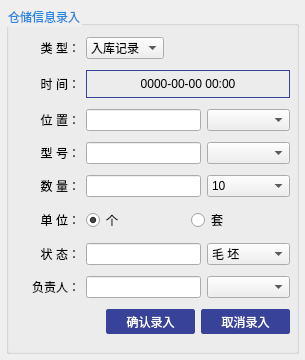
<?xml version="1.0" encoding="UTF-8"?>
<ui version="4.0">
 <class>streamrecordwindow</class>
 <widget class="QWidget" name="streamrecordwindow">
  <property name="geometry">
   <rect>
    <x>0</x>
    <y>0</y>
    <width>303</width>
    <height>360</height>
   </rect>
  </property>
  <property name="windowTitle">
   <string>Form</string>
  </property>
  <property name="styleSheet">
   <string notr="true">*{
font: 11pt &quot;等线&quot;;
}

QLabel#stream_timelabel2{
border: 1px solid #384299;
}

QGroupBox{
color: rgb(38, 133, 227);
}

QPushButton{
width:87px;
height:23px;
color: rgb(255, 255, 255);
border: 1px solid #384299;
border-radius: 2px;
background-color: #384299;
}

QPushButton:pressed{
color: #34fcfc;
background-color: #5d70ff;
}
</string>
  </property>
  <layout class="QGridLayout" name="gridLayout">
   <property name="leftMargin">
    <number>6</number>
   </property>
   <property name="topMargin">
    <number>6</number>
   </property>
   <property name="rightMargin">
    <number>6</number>
   </property>
   <property name="bottomMargin">
    <number>6</number>
   </property>
   <item row="0" column="1">
    <widget class="QGroupBox" name="stream_groupBox">
     <property name="title">
      <string>仓储信息录入</string>
     </property>
     <layout class="QVBoxLayout" name="verticalLayout">
      <property name="leftMargin">
       <number>6</number>
      </property>
      <property name="topMargin">
       <number>6</number>
      </property>
      <property name="rightMargin">
       <number>6</number>
      </property>
      <property name="bottomMargin">
       <number>6</number>
      </property>
      <item>
       <layout class="QHBoxLayout" name="horizontalLayout">
        <item>
         <widget class="QLabel" name="stream_kindlabel">
          <property name="minimumSize">
           <size>
            <width>65</width>
            <height>0</height>
           </size>
          </property>
          <property name="text">
           <string>类 型：</string>
          </property>
          <property name="alignment">
           <set>Qt::AlignRight|Qt::AlignTrailing|Qt::AlignVCenter</set>
          </property>
         </widget>
        </item>
        <item>
         <widget class="QComboBox" name="stream_kindcombox">
          <property name="minimumSize">
           <size>
            <width>74</width>
            <height>0</height>
           </size>
          </property>
          <item>
           <property name="text">
            <string>入库记录</string>
           </property>
          </item>
          <item>
           <property name="text">
            <string>出库记录</string>
           </property>
          </item>
          <item>
           <property name="text">
            <string>盘点记录</string>
           </property>
          </item>
         </widget>
        </item>
        <item>
         <spacer name="horizontalSpacer">
          <property name="orientation">
           <enum>Qt::Horizontal</enum>
          </property>
          <property name="sizeHint" stdset="0">
           <size>
            <width>40</width>
            <height>20</height>
           </size>
          </property>
         </spacer>
        </item>
       </layout>
      </item>
      <item>
       <layout class="QHBoxLayout" name="horizontalLayout_9">
        <item>
         <widget class="QLabel" name="stream_timelabel">
          <property name="maximumSize">
           <size>
            <width>65</width>
            <height>28</height>
           </size>
          </property>
          <property name="text">
           <string>时 间：</string>
          </property>
          <property name="alignment">
           <set>Qt::AlignRight|Qt::AlignTrailing|Qt::AlignVCenter</set>
          </property>
         </widget>
        </item>
        <item>
         <widget class="QLabel" name="stream_timelabel2">
          <property name="maximumSize">
           <size>
            <width>16777215</width>
            <height>28</height>
           </size>
          </property>
          <property name="text">
           <string>0000-00-00 00:00</string>
          </property>
          <property name="alignment">
           <set>Qt::AlignCenter</set>
          </property>
         </widget>
        </item>
       </layout>
      </item>
      <item>
       <layout class="QHBoxLayout" name="horizontalLayout_2">
        <item>
         <widget class="QLabel" name="stream_locationlabel">
          <property name="minimumSize">
           <size>
            <width>65</width>
            <height>0</height>
           </size>
          </property>
          <property name="text">
           <string>位 置：</string>
          </property>
          <property name="alignment">
           <set>Qt::AlignRight|Qt::AlignTrailing|Qt::AlignVCenter</set>
          </property>
         </widget>
        </item>
        <item>
         <widget class="QLineEdit" name="stream_locationtext">
          <property name="minimumSize">
           <size>
            <width>115</width>
            <height>0</height>
           </size>
          </property>
         </widget>
        </item>
        <item>
         <widget class="QComboBox" name="stream_locationcombox">
          <property name="minimumSize">
           <size>
            <width>83</width>
            <height>0</height>
           </size>
          </property>
         </widget>
        </item>
       </layout>
      </item>
      <item>
       <layout class="QHBoxLayout" name="horizontalLayout_3">
        <item>
         <widget class="QLabel" name="stream_modellabel">
          <property name="minimumSize">
           <size>
            <width>65</width>
            <height>0</height>
           </size>
          </property>
          <property name="text">
           <string>型 号：</string>
          </property>
          <property name="alignment">
           <set>Qt::AlignRight|Qt::AlignTrailing|Qt::AlignVCenter</set>
          </property>
         </widget>
        </item>
        <item>
         <widget class="QLineEdit" name="stream_modeltext">
          <property name="minimumSize">
           <size>
            <width>115</width>
            <height>0</height>
           </size>
          </property>
         </widget>
        </item>
        <item>
         <widget class="QComboBox" name="stream_modelcombox">
          <property name="minimumSize">
           <size>
            <width>83</width>
            <height>0</height>
           </size>
          </property>
         </widget>
        </item>
       </layout>
      </item>
      <item>
       <layout class="QHBoxLayout" name="horizontalLayout_4">
        <item>
         <widget class="QLabel" name="stream_quantitylabel">
          <property name="minimumSize">
           <size>
            <width>65</width>
            <height>0</height>
           </size>
          </property>
          <property name="text">
           <string>数 量：</string>
          </property>
          <property name="alignment">
           <set>Qt::AlignRight|Qt::AlignTrailing|Qt::AlignVCenter</set>
          </property>
         </widget>
        </item>
        <item>
         <widget class="QLineEdit" name="stream_quantitytext">
          <property name="minimumSize">
           <size>
            <width>115</width>
            <height>0</height>
           </size>
          </property>
         </widget>
        </item>
        <item>
         <widget class="QComboBox" name="stream_quantitycombox">
          <property name="minimumSize">
           <size>
            <width>83</width>
            <height>0</height>
           </size>
          </property>
          <item>
           <property name="text">
            <string>10</string>
           </property>
          </item>
          <item>
           <property name="text">
            <string>20</string>
           </property>
          </item>
          <item>
           <property name="text">
            <string>30</string>
           </property>
          </item>
          <item>
           <property name="text">
            <string>40</string>
           </property>
          </item>
          <item>
           <property name="text">
            <string>50</string>
           </property>
          </item>
          <item>
           <property name="text">
            <string>60</string>
           </property>
          </item>
          <item>
           <property name="text">
            <string>70</string>
           </property>
          </item>
          <item>
           <property name="text">
            <string>80</string>
           </property>
          </item>
          <item>
           <property name="text">
            <string>90</string>
           </property>
          </item>
          <item>
           <property name="text">
            <string>100</string>
           </property>
          </item>
         </widget>
        </item>
       </layout>
      </item>
      <item>
       <layout class="QHBoxLayout" name="horizontalLayout_8">
        <item>
         <widget class="QLabel" name="stream_unitlabel">
          <property name="minimumSize">
           <size>
            <width>65</width>
            <height>0</height>
           </size>
          </property>
          <property name="maximumSize">
           <size>
            <width>50</width>
            <height>16777215</height>
           </size>
          </property>
          <property name="text">
           <string>单 位：</string>
          </property>
          <property name="alignment">
           <set>Qt::AlignRight|Qt::AlignTrailing|Qt::AlignVCenter</set>
          </property>
         </widget>
        </item>
        <item>
         <widget class="QRadioButton" name="stream_unitbutton1">
          <property name="text">
           <string>个</string>
          </property>
          <property name="checked">
           <bool>true</bool>
          </property>
         </widget>
        </item>
        <item>
         <widget class="QRadioButton" name="stream_unitbutton2">
          <property name="text">
           <string>套</string>
          </property>
         </widget>
        </item>
       </layout>
      </item>
      <item>
       <layout class="QHBoxLayout" name="horizontalLayout_5">
        <item>
         <widget class="QLabel" name="stream_statelabel">
          <property name="minimumSize">
           <size>
            <width>65</width>
            <height>0</height>
           </size>
          </property>
          <property name="text">
           <string>状 态：</string>
          </property>
          <property name="alignment">
           <set>Qt::AlignRight|Qt::AlignTrailing|Qt::AlignVCenter</set>
          </property>
         </widget>
        </item>
        <item>
         <widget class="QLineEdit" name="stream_statetext">
          <property name="minimumSize">
           <size>
            <width>115</width>
            <height>0</height>
           </size>
          </property>
         </widget>
        </item>
        <item>
         <widget class="QComboBox" name="stream_statecombox">
          <property name="minimumSize">
           <size>
            <width>83</width>
            <height>0</height>
           </size>
          </property>
          <item>
           <property name="text">
            <string>毛 坯</string>
           </property>
          </item>
          <item>
           <property name="text">
            <string>半成品</string>
           </property>
          </item>
          <item>
           <property name="text">
            <string>成 品</string>
           </property>
          </item>
         </widget>
        </item>
       </layout>
      </item>
      <item>
       <layout class="QHBoxLayout" name="horizontalLayout_6">
        <item>
         <widget class="QLabel" name="stream_chargemanlabel">
          <property name="minimumSize">
           <size>
            <width>65</width>
            <height>0</height>
           </size>
          </property>
          <property name="text">
           <string>负责人：</string>
          </property>
          <property name="alignment">
           <set>Qt::AlignRight|Qt::AlignTrailing|Qt::AlignVCenter</set>
          </property>
         </widget>
        </item>
        <item>
         <widget class="QLineEdit" name="stream_chargemantext">
          <property name="minimumSize">
           <size>
            <width>115</width>
            <height>0</height>
           </size>
          </property>
         </widget>
        </item>
        <item>
         <widget class="QComboBox" name="stream_chargemancombox">
          <property name="minimumSize">
           <size>
            <width>83</width>
            <height>0</height>
           </size>
          </property>
         </widget>
        </item>
       </layout>
      </item>
      <item>
       <layout class="QHBoxLayout" name="horizontalLayout_7">
        <item>
         <spacer name="horizontalSpacer_2">
          <property name="orientation">
           <enum>Qt::Horizontal</enum>
          </property>
          <property name="sizeHint" stdset="0">
           <size>
            <width>40</width>
            <height>20</height>
           </size>
          </property>
         </spacer>
        </item>
        <item>
         <widget class="QPushButton" name="stream_confirmbutton">
          <property name="text">
           <string>确认录入</string>
          </property>
         </widget>
        </item>
        <item>
         <widget class="QPushButton" name="stream_cancelbuttom">
          <property name="text">
           <string>取消录入</string>
          </property>
         </widget>
        </item>
       </layout>
      </item>
     </layout>
    </widget>
   </item>
  </layout>
 </widget>
 <resources/>
 <connections/>
</ui>
